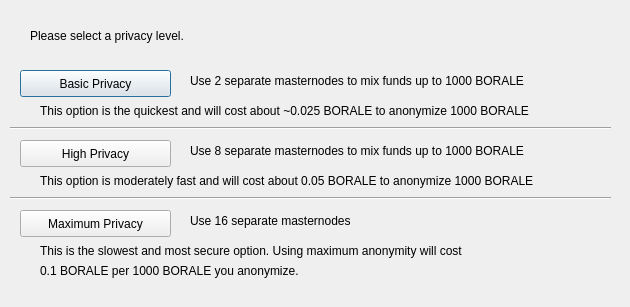
<?xml version="1.0" encoding="UTF-8"?>
<ui version="4.0">
 <class>DarksendConfig</class>
 <widget class="QDialog" name="DarksendConfig">
  <property name="geometry">
   <rect>
    <x>0</x>
    <y>0</y>
    <width>630</width>
    <height>307</height>
   </rect>
  </property>
  <property name="windowTitle">
   <string>Configure Darksend</string>
  </property>
  <widget class="QPushButton" name="buttonBasic">
   <property name="geometry">
    <rect>
     <x>20</x>
     <y>70</y>
     <width>151</width>
     <height>27</height>
    </rect>
   </property>
   <property name="text">
    <string>Basic Privacy</string>
   </property>
  </widget>
  <widget class="QPushButton" name="buttonHigh">
   <property name="geometry">
    <rect>
     <x>20</x>
     <y>140</y>
     <width>151</width>
     <height>27</height>
    </rect>
   </property>
   <property name="text">
    <string>High Privacy</string>
   </property>
  </widget>
  <widget class="QPushButton" name="buttonMax">
   <property name="geometry">
    <rect>
     <x>20</x>
     <y>210</y>
     <width>151</width>
     <height>27</height>
    </rect>
   </property>
   <property name="text">
    <string>Maximum Privacy</string>
   </property>
  </widget>
  <widget class="QLabel" name="label">
   <property name="geometry">
    <rect>
     <x>30</x>
     <y>20</y>
     <width>571</width>
     <height>31</height>
    </rect>
   </property>
   <property name="text">
    <string>Please select a privacy level.</string>
   </property>
  </widget>
  <widget class="QLabel" name="label_2">
   <property name="geometry">
    <rect>
     <x>190</x>
     <y>70</y>
     <width>421</width>
     <height>21</height>
    </rect>
   </property>
   <property name="text">
    <string>Use 2 separate masternodes to mix funds up to 1000 BORALE</string>
   </property>
  </widget>
  <widget class="QLabel" name="label_3">
   <property name="geometry">
    <rect>
     <x>190</x>
     <y>140</y>
     <width>411</width>
     <height>21</height>
    </rect>
   </property>
   <property name="text">
    <string>Use 8 separate masternodes to mix funds up to 1000 BORALE</string>
   </property>
  </widget>
  <widget class="QLabel" name="label_4">
   <property name="geometry">
    <rect>
     <x>190</x>
     <y>210</y>
     <width>421</width>
     <height>21</height>
    </rect>
   </property>
   <property name="text">
    <string>Use 16 separate masternodes</string>
   </property>
  </widget>
  <widget class="QLabel" name="label_6">
   <property name="geometry">
    <rect>
     <x>40</x>
     <y>100</y>
     <width>561</width>
     <height>21</height>
    </rect>
   </property>
   <property name="text">
    <string>This option is the quickest and will cost about ~0.025 BORALE to anonymize 1000 BORALE</string>
   </property>
  </widget>
  <widget class="QLabel" name="label_7">
   <property name="geometry">
    <rect>
     <x>40</x>
     <y>170</y>
     <width>561</width>
     <height>21</height>
    </rect>
   </property>
   <property name="text">
    <string>This option is moderately fast and will cost about 0.05 BORALE to anonymize 1000 BORALE</string>
   </property>
  </widget>
  <widget class="QLabel" name="label_8">
   <property name="geometry">
    <rect>
     <x>40</x>
     <y>240</y>
     <width>561</width>
     <height>21</height>
    </rect>
   </property>
   <property name="text">
    <string>This is the slowest and most secure option. Using maximum anonymity will cost</string>
   </property>
  </widget>
  <widget class="QLabel" name="label_9">
   <property name="geometry">
    <rect>
     <x>40</x>
     <y>260</y>
     <width>561</width>
     <height>21</height>
    </rect>
   </property>
   <property name="text">
    <string>0.1 BORALE per 1000 BORALE you anonymize.</string>
   </property>
  </widget>
  <widget class="Line" name="line">
   <property name="geometry">
    <rect>
     <x>10</x>
     <y>120</y>
     <width>601</width>
     <height>16</height>
    </rect>
   </property>
   <property name="orientation">
    <enum>Qt::Horizontal</enum>
   </property>
  </widget>
  <widget class="Line" name="line_2">
   <property name="geometry">
    <rect>
     <x>10</x>
     <y>190</y>
     <width>601</width>
     <height>16</height>
    </rect>
   </property>
   <property name="orientation">
    <enum>Qt::Horizontal</enum>
   </property>
  </widget>
 </widget>
 <resources/>
 <connections/>
</ui>
